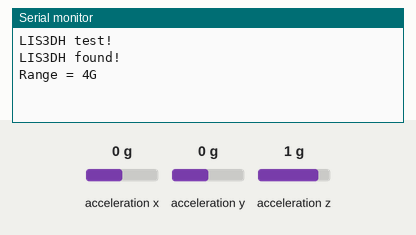
This sketch was run on a simulated Arduino Zero (SAMD21). Parts: the last lines printed to the serial monitor. The inputs (shaded band) are chosen by the test bench; at power-on: acceleration x 0 g, acceleration y 0 g, acceleration z 1 g.

Above: at 1.2 s.
1.3 s: acceleration x set to 0.8 g
At 1.8 s:
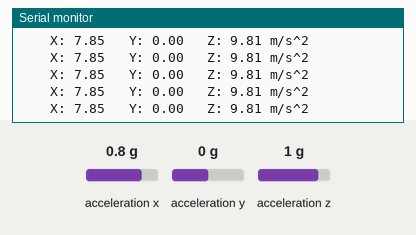
3.2 s: acceleration y set to -1.4 g
At 3.9 s:
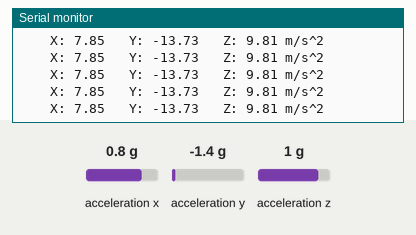
4.7 s: acceleration z set to -1.4 g
At 5.8 s:
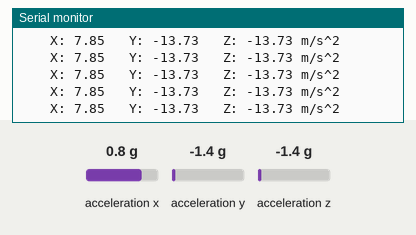

The sketch:

test_accel.ino
```cpp
// Basic demo for accelerometer readings from Adafruit LIS3DH
// Tutorial: https://learn.adafruit.com/adafruit-lis3dh-triple-axis-accelerometer-breakout/arduino
// Required libraries (extract into Arduino/libraries folder):
// https://github.com/adafruit/Adafruit_LIS3DH/archive/master.zip
// https://github.com/adafruit/Adafruit_Sensor/archive/master.zip

#include <Wire.h>
#include <SPI.h>
#include <Adafruit_LIS3DH.h>
#include <Adafruit_Sensor.h>

// Used for software SPI
#define LIS3DH_CLK 13
#define LIS3DH_MISO 12
#define LIS3DH_MOSI 11
// Used for hardware & software SPI
#define LIS3DH_CS 10

// software SPI
Adafruit_LIS3DH lis = Adafruit_LIS3DH(LIS3DH_CS, LIS3DH_MOSI, LIS3DH_MISO, LIS3DH_CLK);
// hardware SPI
//Adafruit_LIS3DH lis = Adafruit_LIS3DH(LIS3DH_CS);
// I2C
//Adafruit_LIS3DH lis = Adafruit_LIS3DH();

#if defined(ARDUINO_ARCH_SAMD)
// for Zero, output on USB Serial console, remove line below if using programming port to program the Zero!
   #define Serial SerialUSB
#endif

void setup(void) {
#ifndef ESP8266
  while (!Serial);     // will pause Zero, Leonardo, etc until serial console opens
#endif

  Serial.begin(9600);
  Serial.println("LIS3DH test!");

  if (! lis.begin(0x18)) {   // change this to 0x19 for alternative i2c address
    Serial.println("Couldnt start");
    while (1);
  }
  Serial.println("LIS3DH found!");

  lis.setRange(LIS3DH_RANGE_4_G);   // 2, 4, 8 or 16 G!

  Serial.print("Range = "); Serial.print(2 << lis.getRange());
  Serial.println("G");
}

void loop() {
  lis.read();      // get X Y and Z data at once
  // Then print out the raw data
//  Serial.print("X:  "); Serial.print(lis.x);
//  Serial.print("  \tY:  "); Serial.print(lis.y);
//  Serial.print("  \tZ:  "); Serial.print(lis.z);

  /* Or....get a new sensor event, normalized */
  sensors_event_t event;
  lis.getEvent(&event);

  if(event.acceleration.x > 1) {
  /* Display the results (acceleration is measured in m/s^2) */
  Serial.print("\t\tX: "); Serial.print(event.acceleration.x);
  Serial.print(" \tY: "); Serial.print(event.acceleration.y);
  Serial.print(" \tZ: "); Serial.print(event.acceleration.z);
  Serial.println(" m/s^2 ");

  Serial.println();
  }
  delay(2);
}
```

Measured:
- after the input at 1.3 s, the serial monitor: prints a new line at once (image 1)
- after the input at 3.2 s, the serial monitor: prints a new line at once (image 2)
- after the input at 4.7 s, the serial monitor: prints a new line at once (image 3)
